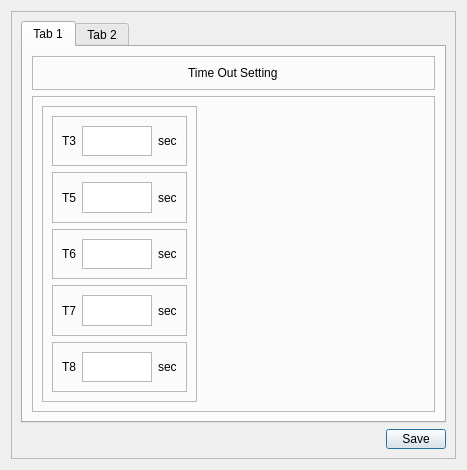
<?xml version="1.0" encoding="UTF-8"?>
<ui version="4.0">
 <class>Dialog</class>
 <widget class="QDialog" name="Dialog">
  <property name="geometry">
   <rect>
    <x>0</x>
    <y>0</y>
    <width>467</width>
    <height>442</height>
   </rect>
  </property>
  <property name="windowTitle">
   <string>Dialog</string>
  </property>
  <layout class="QVBoxLayout" name="verticalLayout_4">
   <item>
    <widget class="QFrame" name="frame">
     <property name="frameShape">
      <enum>QFrame::StyledPanel</enum>
     </property>
     <property name="frameShadow">
      <enum>QFrame::Raised</enum>
     </property>
     <layout class="QVBoxLayout" name="verticalLayout">
      <item>
       <widget class="QTabWidget" name="tabWidget">
        <property name="currentIndex">
         <number>0</number>
        </property>
        <widget class="QWidget" name="Timer">
         <attribute name="title">
          <string>Tab 1</string>
         </attribute>
         <layout class="QVBoxLayout" name="verticalLayout_2">
          <item>
           <widget class="QFrame" name="frame_2">
            <property name="maximumSize">
             <size>
              <width>16777215</width>
              <height>40</height>
             </size>
            </property>
            <property name="frameShape">
             <enum>QFrame::StyledPanel</enum>
            </property>
            <property name="frameShadow">
             <enum>QFrame::Raised</enum>
            </property>
            <layout class="QVBoxLayout" name="verticalLayout_3">
             <item alignment="Qt::AlignHCenter|Qt::AlignVCenter">
              <widget class="QLabel" name="label">
               <property name="text">
                <string>Time Out Setting</string>
               </property>
              </widget>
             </item>
            </layout>
           </widget>
          </item>
          <item>
           <widget class="QFrame" name="frame_9">
            <property name="frameShape">
             <enum>QFrame::StyledPanel</enum>
            </property>
            <property name="frameShadow">
             <enum>QFrame::Raised</enum>
            </property>
            <layout class="QHBoxLayout" name="horizontalLayout_6">
             <item>
              <widget class="QFrame" name="frame_3">
               <property name="frameShape">
                <enum>QFrame::StyledPanel</enum>
               </property>
               <property name="frameShadow">
                <enum>QFrame::Raised</enum>
               </property>
               <layout class="QVBoxLayout" name="verticalLayout_5">
                <item>
                 <widget class="QFrame" name="frame_4">
                  <property name="frameShape">
                   <enum>QFrame::StyledPanel</enum>
                  </property>
                  <property name="frameShadow">
                   <enum>QFrame::Raised</enum>
                  </property>
                  <layout class="QHBoxLayout" name="horizontalLayout">
                   <item>
                    <widget class="QLabel" name="label_2">
                     <property name="text">
                      <string>T3</string>
                     </property>
                    </widget>
                   </item>
                   <item>
                    <widget class="QTextEdit" name="tb_T3timer">
                     <property name="minimumSize">
                      <size>
                       <width>0</width>
                       <height>30</height>
                      </size>
                     </property>
                    </widget>
                   </item>
                   <item>
                    <widget class="QLabel" name="label_7">
                     <property name="text">
                      <string>sec</string>
                     </property>
                    </widget>
                   </item>
                  </layout>
                 </widget>
                </item>
                <item>
                 <widget class="QFrame" name="frame_5">
                  <property name="frameShape">
                   <enum>QFrame::StyledPanel</enum>
                  </property>
                  <property name="frameShadow">
                   <enum>QFrame::Raised</enum>
                  </property>
                  <layout class="QHBoxLayout" name="horizontalLayout_2">
                   <item>
                    <widget class="QLabel" name="label_3">
                     <property name="text">
                      <string>T5</string>
                     </property>
                    </widget>
                   </item>
                   <item>
                    <widget class="QTextEdit" name="tb_T5timer">
                     <property name="minimumSize">
                      <size>
                       <width>0</width>
                       <height>30</height>
                      </size>
                     </property>
                    </widget>
                   </item>
                   <item>
                    <widget class="QLabel" name="label_8">
                     <property name="text">
                      <string>sec</string>
                     </property>
                    </widget>
                   </item>
                  </layout>
                 </widget>
                </item>
                <item>
                 <widget class="QFrame" name="frame_8">
                  <property name="frameShape">
                   <enum>QFrame::StyledPanel</enum>
                  </property>
                  <property name="frameShadow">
                   <enum>QFrame::Raised</enum>
                  </property>
                  <layout class="QHBoxLayout" name="horizontalLayout_3">
                   <item>
                    <widget class="QLabel" name="label_4">
                     <property name="text">
                      <string>T6</string>
                     </property>
                    </widget>
                   </item>
                   <item>
                    <widget class="QTextEdit" name="tb_T6timer">
                     <property name="minimumSize">
                      <size>
                       <width>0</width>
                       <height>30</height>
                      </size>
                     </property>
                    </widget>
                   </item>
                   <item>
                    <widget class="QLabel" name="label_9">
                     <property name="text">
                      <string>sec</string>
                     </property>
                    </widget>
                   </item>
                  </layout>
                 </widget>
                </item>
                <item>
                 <widget class="QFrame" name="frame_7">
                  <property name="frameShape">
                   <enum>QFrame::StyledPanel</enum>
                  </property>
                  <property name="frameShadow">
                   <enum>QFrame::Raised</enum>
                  </property>
                  <layout class="QHBoxLayout" name="horizontalLayout_4">
                   <item>
                    <widget class="QLabel" name="label_5">
                     <property name="text">
                      <string>T7</string>
                     </property>
                    </widget>
                   </item>
                   <item>
                    <widget class="QTextEdit" name="tb_T7timer">
                     <property name="minimumSize">
                      <size>
                       <width>0</width>
                       <height>30</height>
                      </size>
                     </property>
                    </widget>
                   </item>
                   <item>
                    <widget class="QLabel" name="label_10">
                     <property name="text">
                      <string>sec</string>
                     </property>
                    </widget>
                   </item>
                  </layout>
                 </widget>
                </item>
                <item>
                 <widget class="QFrame" name="frame_6">
                  <property name="frameShape">
                   <enum>QFrame::StyledPanel</enum>
                  </property>
                  <property name="frameShadow">
                   <enum>QFrame::Raised</enum>
                  </property>
                  <layout class="QHBoxLayout" name="horizontalLayout_5">
                   <item>
                    <widget class="QLabel" name="label_6">
                     <property name="text">
                      <string>T8</string>
                     </property>
                    </widget>
                   </item>
                   <item>
                    <widget class="QTextEdit" name="tb_T8timer">
                     <property name="minimumSize">
                      <size>
                       <width>0</width>
                       <height>30</height>
                      </size>
                     </property>
                    </widget>
                   </item>
                   <item>
                    <widget class="QLabel" name="label_11">
                     <property name="text">
                      <string>sec</string>
                     </property>
                    </widget>
                   </item>
                  </layout>
                 </widget>
                </item>
               </layout>
              </widget>
             </item>
             <item>
              <spacer name="horizontalSpacer">
               <property name="orientation">
                <enum>Qt::Horizontal</enum>
               </property>
               <property name="sizeHint" stdset="0">
                <size>
                 <width>500</width>
                 <height>20</height>
                </size>
               </property>
              </spacer>
             </item>
            </layout>
           </widget>
          </item>
         </layout>
        </widget>
        <widget class="QWidget" name="tab_2">
         <attribute name="title">
          <string>Tab 2</string>
         </attribute>
        </widget>
       </widget>
      </item>
      <item alignment="Qt::AlignRight">
       <widget class="QPushButton" name="btn_Save">
        <property name="maximumSize">
         <size>
          <width>60</width>
          <height>20</height>
         </size>
        </property>
        <property name="text">
         <string>Save</string>
        </property>
       </widget>
      </item>
     </layout>
    </widget>
   </item>
  </layout>
 </widget>
 <resources/>
 <connections/>
</ui>
